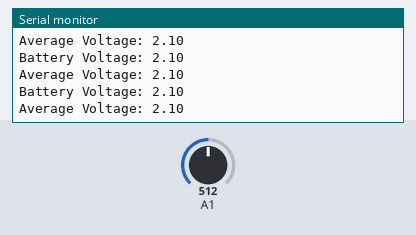
A sketch run on a simulated Arduino Uno, built with avr-gcc and run on an emulated ATmega328P. Shown: the last lines printed to the serial monitor. The inputs (shaded band) are chosen by the test bench; at power-on: A1 = 512.

Above: at 2.8 s.
2.9 s: A1 set to 559
At 5.3 s:
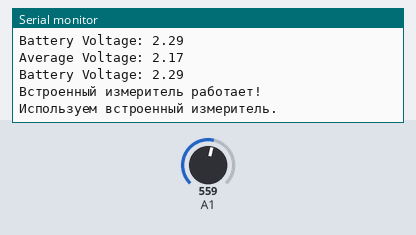
5.6 s: A1 set to 591
At 8.2 s:
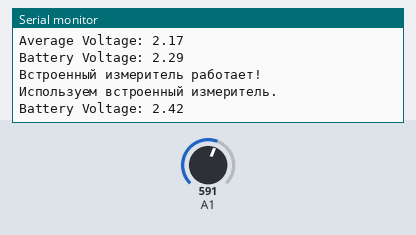
Timing chart, 0 to 9.7 s (numbered marks = the images above; inputs shaded):
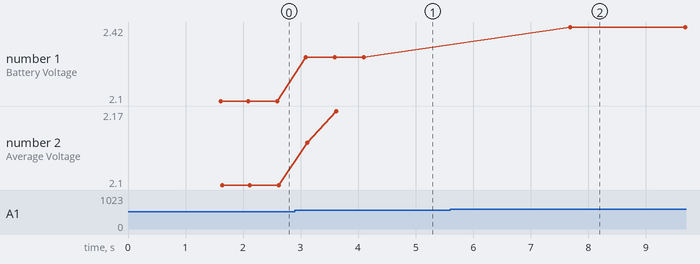

Measured:
- the behaviour switches between 577 and 578 on A1 (found by bisection; images 1 and 2)
- after the input at 2.9 s, the serial monitor: prints a new line after 0.19 s (image 1)
- after the input at 5.6 s, the serial monitor: prints a new line after 2.1 s (image 2)
- plotted number 1: 2.1 → 2.29 after the input at 2.9 s, 2.29 → 2.42 after the input at 5.6 s
- plotted number 2: 2.1 → 2.17 after the input at 2.9 s

The sketch:

TestBSF.ino
```cpp
/* Программа проверки плат BSFrance на работу делителя напряжения.
 *  Для проверки вставить батарею и, если плата уже «перерезана»,
 *  то Дюпонным папа-папа проводочком соединить контакт BAT и «+» батареи
 *  (засунуть один пин Дюпона  в контакт BAT, вместе с резистором, если он там уже есть,
 *  а второй пин - в разъём самой батарейки сзади, откуда подходит крастный провод батареи)
 *
 *  Программа выводит результат на Монитор или в виде сигналов:
 *  Порядок сигналов:
 *  1 длинная вспышка = Тестируем внутренний делитель!
 *  Далее следует количество коротких вспышек 1-5 в зависимости от напряжения батареи (как на готовом приборе)
 *  Если работает, то Опять 1 длинная вспышка и потом идут бесконечно по 1 короткой - это результат (=работает внутренний делитель)
 *  Если вспышек 7, то внутренний измеритель не работает, то далее следует:
 *  2 длинных вспышки = Тестируем внешний делитель на резисторах
 *  (если его физически нет, то смысла продолжать нет)
 *  Если работает делительн на резисторах, то Опять 2 длинных вспышки,
 *  а потом идут бесконечно по 2 коротких - это результат (=работает внешний делитель на резисторах)
 *  Если вспышек 7, то не работает.
 *  Далее идёт бесконечная серия по 3 коротких вспышки - это результат (= делители не работают, измрять напряжение батареи нельзя)
 *  На такие платы надо или запаивать резисторы, или забивать на измерение батарейки (менять соответствующий параметр перед загрузкой)
*/
#include <Arduino.h>              // include libraries

// Дебагирование с монитором : раскомментить для использования 1 строчку:
#define DEBUG_ENABLE
#ifdef DEBUG_ENABLE
#define DEBUG(x) Serial.print(x)
#define DEBUGln(x) Serial.println(x)
#else
#define DEBUG(x)
#define DEBUGln(x)
#endif

//==== MILLIS TIMER MACRO ====
// воспомогательное макро
// performs the {subsequent} code once and then, if needed, again after each x ms
#define EVERY_MS(x) \
  static uint32_t tmr;\
  bool flg = millis() - tmr >= (x);\
  if (flg) tmr = millis();\
  if (flg)
//===========================

#define BATTERY_MIN_VOLTAGE 3.5   //Volt min.
#define BATTERY_VOLTAGE_1 3.5 // Мигание 1 раз
#define BATTERY_VOLTAGE_2 3.6
#define BATTERY_VOLTAGE_3 3.8
#define BATTERY_VOLTAGE_4 3.9
#define BATTERY_VOLTAGE_5 4.0
#define PIN_BATTERY_INTERNAL 9    // Номер внутреннего пина для измерения батарейки
#define PIN_BATTERY_RESISTOR 19 //то же что и A1 Номер пина для измерения батарейки, куда мы паяем резисторы
#define INTERNAL_VOLTAGE_MULTIPLIER 1.27  // Так выбрано у платы BSFrance
#define RESISTOR_VOLTAGE_MULTIPLIER 2 //Потому что мы если паяем делитель, то 2 одинаковых резистора
#define PIN_BATTERY_LED LED_BUILTIN  // Номер пина для показа напряжения батарейки

#define BATTERY_PERIOD 2000 //Каждые столько миллисекунд измеряется напряжение батареи

float batteryVoltageMultiplier = 1.27;
int batteryPIN;


void setup() {// ///////////////////////////SETUP//////////////////////////////////////
#ifdef DEBUG_ENABLE
  Serial.begin(9600);
  while (!Serial);
#endif

  DEBUGln(F("Проверка платы BSFrance LoRa32u4"));

  // 1) Проверка внутреннего делителя на пине 9 :
  DEBUGln(F("1. Проверка встроенного измерителя напряжения батареи"));
  batteryVoltageMultiplier = INTERNAL_VOLTAGE_MULTIPLIER;
  batteryPIN = PIN_BATTERY_INTERNAL;
  // Flash long 1 time to show the first type of measuring
  flashLedBatteryOnceLong();
  if (batteryVoltageOK(5)) {
    showBatteryVoltage();
    DEBUGln(F("Встроенный измеритель работает!"));
    DEBUGln(F("Используем встроенный измеритель."));
    delay(1000);
    flashLedBatteryOnceLong();
    delay(1000);
    while (1) {
      EVERY_MS(BATTERY_PERIOD) {
        batteryVoltage();
        flashLedBattery(1);
      }
    }
  }
  DEBUGln(F("Встроенный измеритель НЕ РАБОТАЕТ!"));
  flashLedBattery(7);
  delay(1000);

  // 1) Проверка делителя на резисторах на пине 19
  DEBUGln(F("2. Проверка измерителя напряжения НА ВНЕШНИХ РЕЗИСТОРАХ, подключенных к А1"));
  batteryVoltageMultiplier = RESISTOR_VOLTAGE_MULTIPLIER;
  batteryPIN = PIN_BATTERY_RESISTOR;
  // Flash long 2 times to show the first type of measuring
  flashLedBatteryOnceLong();
  flashLedBatteryOnceLong();
  if (batteryVoltageOK(5)) {
    showBatteryVoltage();
    DEBUGln(F("Измеритель на резисторах работает!"));
    DEBUGln(F("Используем измеритель на резисторах"));
    delay(1000);
    flashLedBatteryOnceLong();
    flashLedBatteryOnceLong();
    delay(1000);
    while (1) {
      EVERY_MS(BATTERY_PERIOD) {
        batteryVoltage();
        flashLedBattery(2);
      }
    }
  }
  DEBUGln(F("Измеритель на резисторах НЕ РАБОТАЕТ!"));
  DEBUGln(F("Запаяйте резисторы или используйте режим без измерения напряжения батарейки!"));
  flashLedBattery(7);
  delay(1000);

  while (1) {
    EVERY_MS(BATTERY_PERIOD) {
      batteryVoltage();
      flashLedBattery(3);
    }
  }
}//////////////////////////////////////////setup

void loop() {

}

void showBatteryVoltage() {
  float voltage = batteryVoltage();
  //  delay(1000);
  if (voltage > BATTERY_VOLTAGE_1)   flashBatteryLEDOnce(); //1 раз
  if (voltage > BATTERY_VOLTAGE_2)   flashBatteryLEDOnce(); //2 раз
  if (voltage > BATTERY_VOLTAGE_3)   flashBatteryLEDOnce(); //3 раз
  if (voltage > BATTERY_VOLTAGE_4)   flashBatteryLEDOnce(); //4 раз
  if (voltage > BATTERY_VOLTAGE_5)   flashBatteryLEDOnce(); //5 раз
}

void flashBatteryLEDOnce() {
  digitalWrite(PIN_BATTERY_LED, 1);
  delay(200);
  digitalWrite(PIN_BATTERY_LED, 0);
  delay(200);
}

float batteryVoltage() {
  DEBUG(F("Battery Voltage: "));
  float measuredvbat = analogRead(batteryPIN);
  measuredvbat *= batteryVoltageMultiplier;    // multiply according to the used board divider
  measuredvbat *= 3.3;  // Multiply by 3.3V, our reference voltage
  measuredvbat /= 1024; // convert to voltage
  DEBUGln(measuredvbat);
  return measuredvbat;
}////batteryVoltage()

void flashLedBattery(byte times) { //flash "times" times
  //  DEBUGln(F("flashLedBattery()"));
  for (int i = 0; i < times; i++)
    flashLedBatteryOnce();
  delay(200);
}

void flashLedBatteryOnce() {
  digitalWrite(PIN_BATTERY_LED, 1);
  delay(250);
  digitalWrite(PIN_BATTERY_LED, 0);
  delay(250);
}

void flashLedBatteryOnceLong() {
  digitalWrite(PIN_BATTERY_LED, 1);
  delay(1000);
  digitalWrite(PIN_BATTERY_LED, 0);
  delay(500);
}

bool batteryVoltageOK(byte tries) {
  DEBUGln(F("Is battery voltage OK?"));
  float averageVBat, currentVBat;
  for (byte i = 0; i < tries; i++) {
    currentVBat = batteryVoltage();
    averageVBat *= i;
    averageVBat += currentVBat;
    averageVBat /= (i + 1);
    if ((currentVBat > 4.5) || (currentVBat < 1)) {
      DEBUGln(F("Battery Voltage too high or too low!"));
      return (false);
    }
    DEBUG(F("Average Voltage: "));
    DEBUGln(averageVBat);
    if (abs(currentVBat - averageVBat) > 0.2) {
      DEBUGln(F("Battery Voltage not steady enough!"));
      DEBUGln(F("Возможно, батарея не подключена!"));
      return (false);
    }
    delay(500);
  }
  return (true);
}
```
